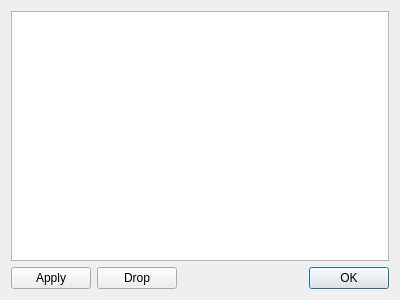
<?xml version="1.0" encoding="UTF-8"?>
<ui version="4.0">
 <class>StashesDialog</class>
 <widget class="QDialog" name="StashesDialog">
  <property name="geometry">
   <rect>
    <x>0</x>
    <y>0</y>
    <width>400</width>
    <height>300</height>
   </rect>
  </property>
  <property name="windowTitle">
   <string>Stashes</string>
  </property>
  <layout class="QVBoxLayout" name="verticalLayout">
   <item>
    <widget class="QListWidget" name="stashesListWidget"/>
   </item>
   <item>
    <layout class="QHBoxLayout" name="horizontalLayout">
     <item>
      <widget class="QPushButton" name="applyButton">
       <property name="text">
        <string>Apply</string>
       </property>
      </widget>
     </item>
     <item>
      <widget class="QPushButton" name="dropButton">
       <property name="text">
        <string>Drop</string>
       </property>
      </widget>
     </item>
     <item>
      <widget class="QDialogButtonBox" name="buttonBox">
       <property name="standardButtons">
        <set>QDialogButtonBox::Ok</set>
       </property>
      </widget>
     </item>
    </layout>
   </item>
  </layout>
 </widget>
 <resources/>
 <connections/>
</ui>
